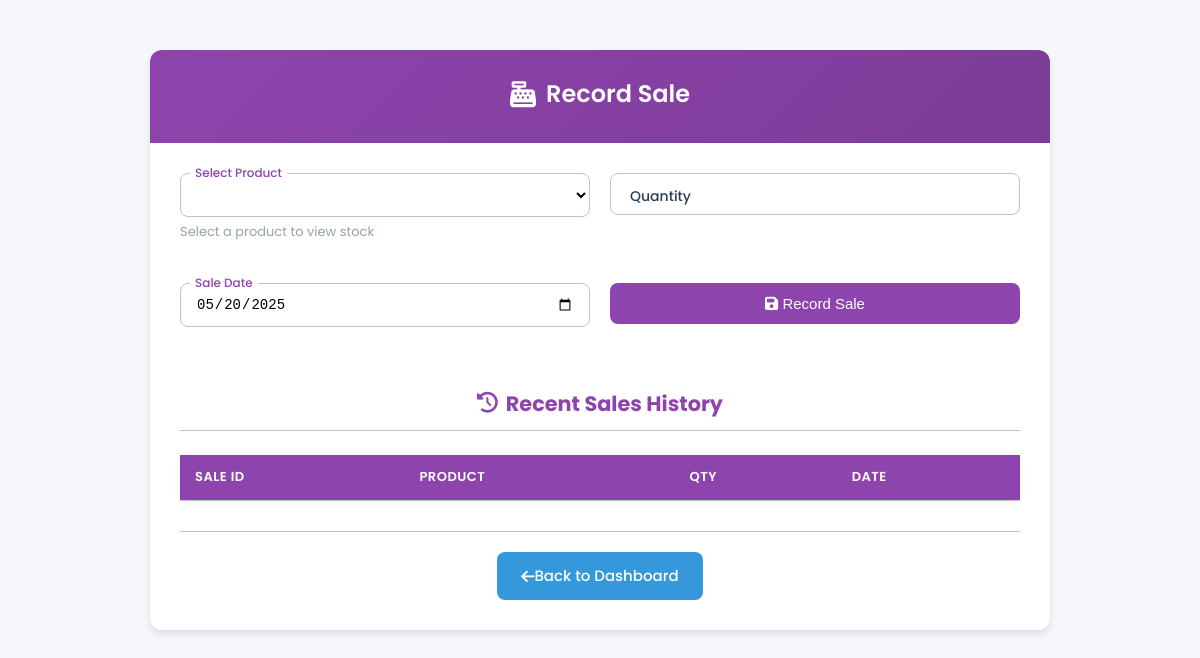
The app's page /dashboard/record_sale.php, older data.
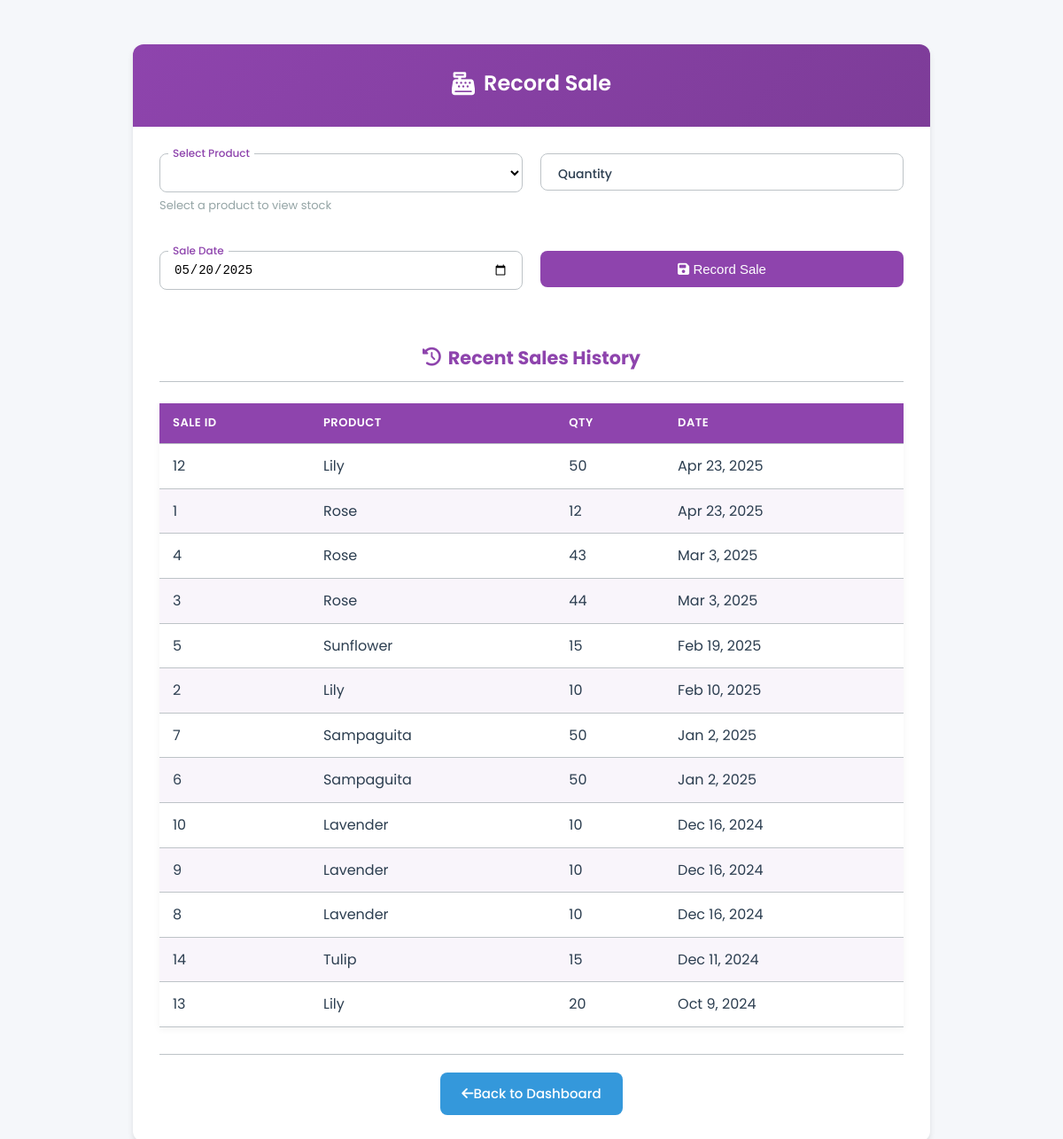
The same page, newer data.
### tables this page shows
CREATE TABLE `sales` (
  `id` int(11) NOT NULL,
  `product_id` int(11) DEFAULT NULL,
  `quantity` int(11) NOT NULL,
  `sale_date` date NOT NULL
);

CREATE TABLE `product` (
  `flower_id` int(11) NOT NULL,
  `name` varchar(255) NOT NULL,
  `description` text DEFAULT NULL,
  `price` decimal(10,2) NOT NULL,
  `quantity` int(11) DEFAULT NULL,
  `size` varchar(255) NOT NULL,
  `color` varchar(255) NOT NULL,
  `available` int(11) NOT NULL,
  `image_url` varchar(255) NOT NULL
);

### dashboard/record_sale.php (the view, shortened to what this page needs)
<?php
include 'db.php';
$products = $conn->query("SELECT flower_id, name, quantity FROM product");
$sales_history = $conn->query("
    SELECT s.id, p.name AS product_name, s.quantity, s.sale_date
    FROM sales s
    JOIN product p ON s.product_id = p.flower_id
    ORDER BY s.sale_date DESC, s.id DESC
    LIMIT 20
");
?>
<!DOCTYPE html>
<html lang="en">
<head>
    <link rel="stylesheet" href="https://cdnjs.cloudflare.com/ajax/libs/font-awesome/6.4.0/css/all.min.css">
</head>
<body>
    <div class="container">
        <div class="header">
            <h1><i class="fas fa-cash-register"></i> Record Sale</h1>
        </div>
        <div class="form-container">
            <form method="post" onsubmit="return confirmSale()">
                <div class="form-row">
                    <div class="form-group floating-label-group">
                        <select name="product_id" id="product_id" class="floating-input" required>
                            <option value="" disabled selected></option>
                            <?php while ($row = $products->fetch_assoc()): ?>
                                <option value="<?= $row['flower_id'] ?>">
                                </option>
                            <?php endwhile; ?>
                        </select>
                        <label class="floating-label">Select Product</label>
                        <div id="stock-display" class="stock-info">Select a product to view stock</div>
                    </div>
                    <div class="form-group floating-label-group">
                        <input type="number" name="quantity" id="quantity" class="floating-input" placeholder=" " min="1" required>
                        <label class="floating-label">Quantity</label>
                    </div>
                </div>
                <div class="form-row">
                    <div class="form-group floating-label-group">
                        <input type="date" name="sale_date" id="sale_date" class="floating-input" placeholder=" " required>
                        <label class="floating-label">Sale Date</label>
                    </div>
                    <div class="form-group">
                        <button type="submit" class="btn btn-primary btn-block">
                            <i class="fas fa-save"></i> Record Sale
                        </button>
                    </div>
                </div>
            </form>
            <h3 class="section-title"><i class="fas fa-history"></i> Recent Sales History</h3>
            <table>
                <thead>
                    <tr>
                        <th>Sale ID</th>
                        <th>Product</th>
                        <th>Qty</th>
                        <th>Date</th>
                    </tr>
                </thead>
                <tbody>
                    <?php while ($sale = $sales_history->fetch_assoc()): ?>
                        <tr>
                            <td><?= $sale['id'] ?></td>
                            <td><?= htmlspecialchars($sale['product_name']) ?></td>
                            <td><?= $sale['quantity'] ?></td>
                            <td><?= date('M j, Y', strtotime($sale['sale_date'])) ?></td>
                        </tr>
                    <?php endwhile; ?>
                </tbody>
            </table>
            <div class="footer">
                <a href="dashboard.php" class="btn btn-secondary">
                    <i class="fas fa-arrow-left"></i> Back to Dashboard
                </a>
            </div>
        </div>
    </div>
</body>
</html>

Row changes from the older to the newer data that the page shows:
added sales: id "12", product.name "Lily", quantity "50", sale_date "Apr 23, 2025"
added sales: id "1", product.name "Rose", quantity "12", sale_date "Apr 23, 2025"
added sales: id "4", product.name "Rose", quantity "43", sale_date "Mar 3, 2025"
added sales: id "3", product.name "Rose", quantity "44", sale_date "Mar 3, 2025"
added sales: id "5", product.name "Sunflower", quantity "15", sale_date "Feb 19, 2025"
added sales: id "2", product.name "Lily", quantity "10", sale_date "Feb 10, 2025"
added sales: id "7", product.name "Sampaguita", quantity "50", sale_date "Jan 2, 2025"
added sales: id "6", product.name "Sampaguita", quantity "50", sale_date "Jan 2, 2025"
added sales: id "10", product.name "Lavender", quantity "10", sale_date "Dec 16, 2024"
added sales: id "9", product.name "Lavender", quantity "10", sale_date "Dec 16, 2024"
added sales: id "8", product.name "Lavender", quantity "10", sale_date "Dec 16, 2024"
added sales: id "14", product.name "Tulip", quantity "15", sale_date "Dec 11, 2024"
added sales: id "13", product.name "Lily", quantity "20", sale_date "Oct 9, 2024"
